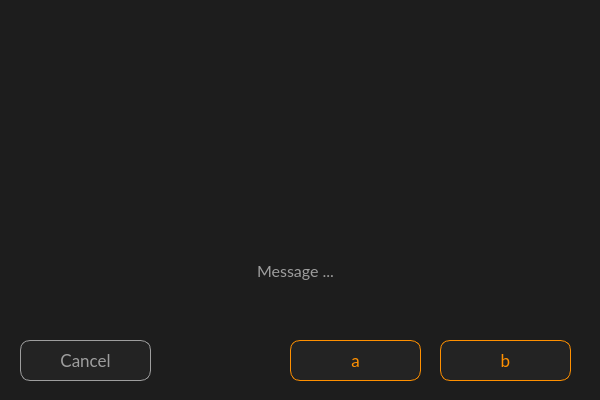
<?xml version="1.0" encoding="UTF-8"?>
<ui version="4.0">
 <class>TwoChoiceDialog</class>
 <widget class="QDialog" name="TwoChoiceDialog">
  <property name="geometry">
   <rect>
    <x>0</x>
    <y>0</y>
    <width>600</width>
    <height>400</height>
   </rect>
  </property>
  <property name="minimumSize">
   <size>
    <width>600</width>
    <height>400</height>
   </size>
  </property>
  <property name="maximumSize">
   <size>
    <width>600</width>
    <height>400</height>
   </size>
  </property>
  <property name="windowTitle">
   <string>Dialog</string>
  </property>
  <property name="styleSheet">
   <string notr="true">background-color: #1d1d1d;</string>
  </property>
  <widget class="QLabel" name="label_message">
   <property name="geometry">
    <rect>
     <x>20</x>
     <y>230</y>
     <width>551</width>
     <height>81</height>
    </rect>
   </property>
   <property name="font">
    <font>
     <family>Lato</family>
     <pointsize>12</pointsize>
    </font>
   </property>
   <property name="styleSheet">
    <string notr="true">color: #9e9e9e;</string>
   </property>
   <property name="text">
    <string>Message ...</string>
   </property>
   <property name="alignment">
    <set>Qt::AlignmentFlag::AlignCenter</set>
   </property>
   <property name="wordWrap">
    <bool>true</bool>
   </property>
  </widget>
  <widget class="QPushButton" name="button_b">
   <property name="geometry">
    <rect>
     <x>440</x>
     <y>340</y>
     <width>131</width>
     <height>41</height>
    </rect>
   </property>
   <property name="font">
    <font>
     <family>Lato</family>
     <pointsize>13</pointsize>
    </font>
   </property>
   <property name="cursor">
    <cursorShape>PointingHandCursor</cursorShape>
   </property>
   <property name="styleSheet">
    <string notr="true">QPushButton {
    border: 1px solid #ff9000;
    background-color: #232323; 
    color: #ff9000;
    border-radius: 10px;
}

QPushButton:hover {
	background-color: #131313;
}</string>
   </property>
   <property name="text">
    <string>b</string>
   </property>
  </widget>
  <widget class="QLabel" name="label_icon">
   <property name="enabled">
    <bool>true</bool>
   </property>
   <property name="geometry">
    <rect>
     <x>190</x>
     <y>20</y>
     <width>201</width>
     <height>191</height>
    </rect>
   </property>
   <property name="text">
    <string/>
   </property>
   <property name="pixmap">
    <pixmap resource="../../resources.qrc">:/ui/_pics/icons/attention_orange.png</pixmap>
   </property>
   <property name="scaledContents">
    <bool>true</bool>
   </property>
   <property name="alignment">
    <set>Qt::AlignmentFlag::AlignCenter</set>
   </property>
  </widget>
  <widget class="QPushButton" name="button_no">
   <property name="geometry">
    <rect>
     <x>20</x>
     <y>340</y>
     <width>131</width>
     <height>41</height>
    </rect>
   </property>
   <property name="font">
    <font>
     <family>Lato</family>
     <pointsize>13</pointsize>
    </font>
   </property>
   <property name="cursor">
    <cursorShape>PointingHandCursor</cursorShape>
   </property>
   <property name="styleSheet">
    <string notr="true">QPushButton {
    border: 1px solid #9e9e9e;
    background-color: #232323; 
    color: #9e9e9e;
    border-radius: 10px;
}

QPushButton:hover {
	background-color: #131313;
}
</string>
   </property>
   <property name="text">
    <string>Cancel</string>
   </property>
  </widget>
  <widget class="QPushButton" name="button_a">
   <property name="geometry">
    <rect>
     <x>290</x>
     <y>340</y>
     <width>131</width>
     <height>41</height>
    </rect>
   </property>
   <property name="font">
    <font>
     <family>Lato</family>
     <pointsize>13</pointsize>
    </font>
   </property>
   <property name="cursor">
    <cursorShape>PointingHandCursor</cursorShape>
   </property>
   <property name="styleSheet">
    <string notr="true">QPushButton {
    border: 1px solid #ff9000;
    background-color: #232323; 
    color: #ff9000;
    border-radius: 10px;
}

QPushButton:hover {
	background-color: #131313;
}</string>
   </property>
   <property name="text">
    <string>a</string>
   </property>
  </widget>
 </widget>
 <resources>
  <include location="../../resources.qrc"/>
 </resources>
 <connections/>
</ui>
